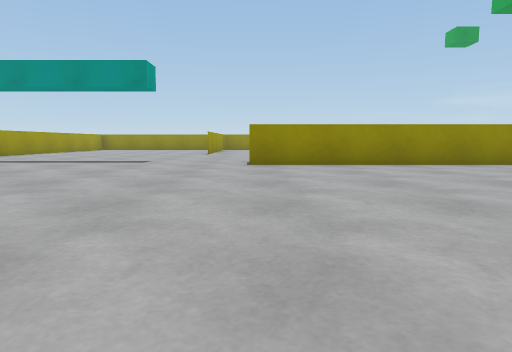
[1] (above)

24 first-person views from a walk through a 3-D level made in the Unity game engine. The camera is 0.59 m above the floor, tilts 6° down and sees 75° across. The floor is counted in squares, 1 m on a side. Each view is taken from the middle of a square. On the plan, view 1 faces up. The plan holds only what a view shows up to about 9 squares ahead; the rest is blank. The place goes on beyond the plan. The player character is not drawn. Surface patterns are stand-ins for the level's own textures.

[2]
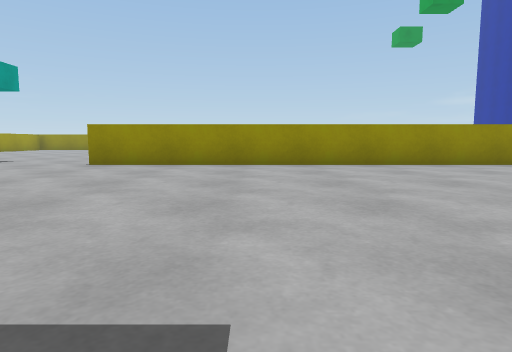

[3]
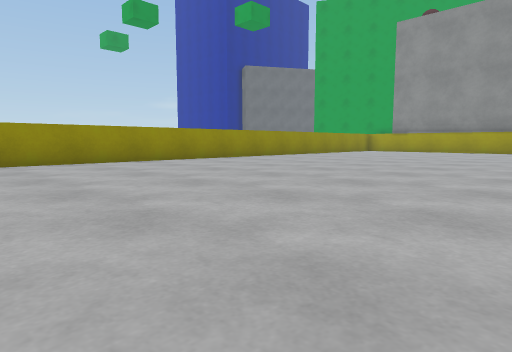

[4]
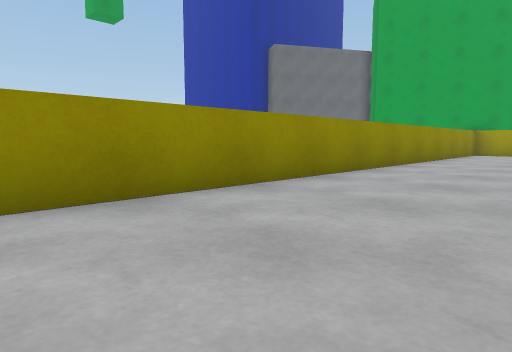

[5]
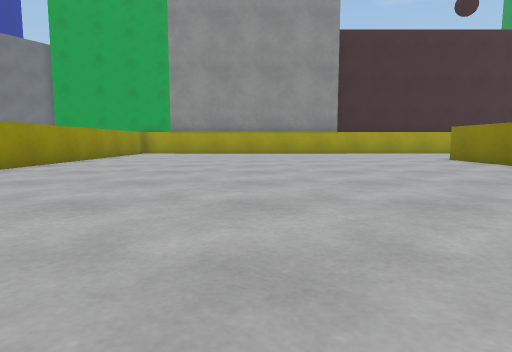

[6]
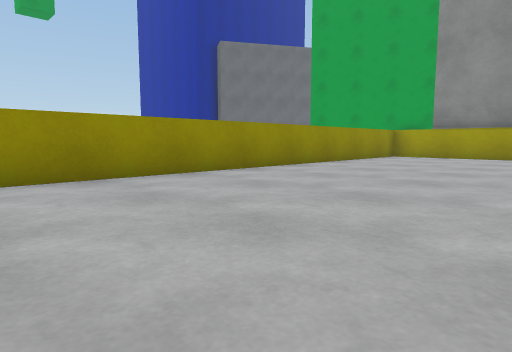

[7]
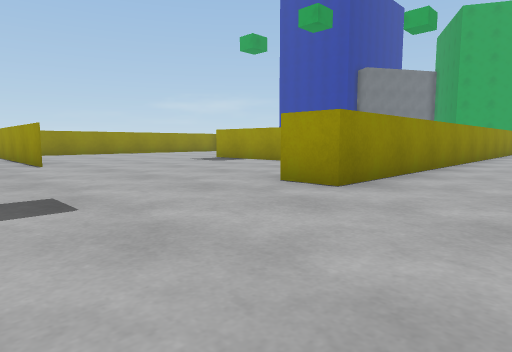

[8]
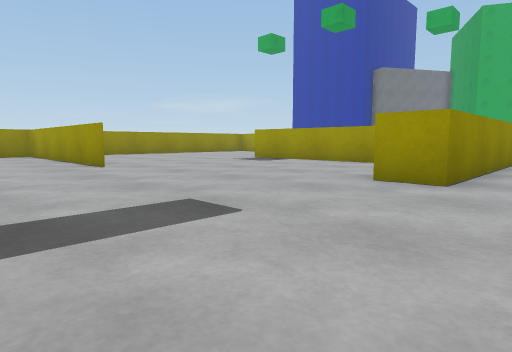

[9]
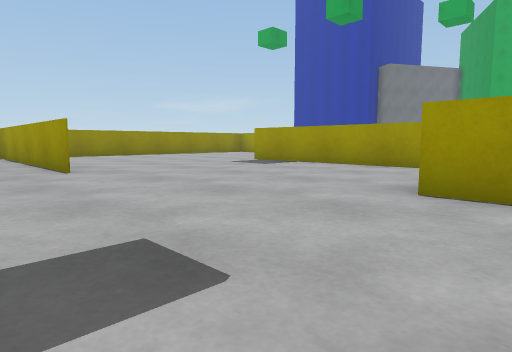

[10]
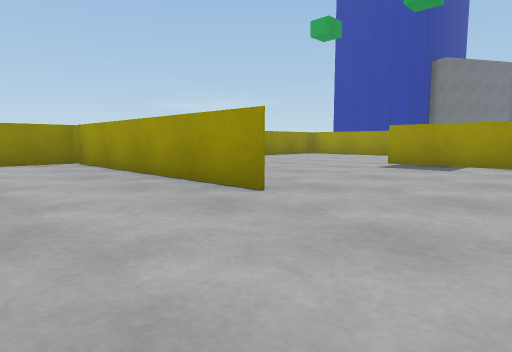

[11]
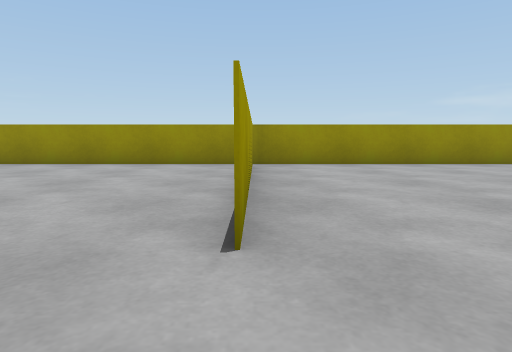

[12]
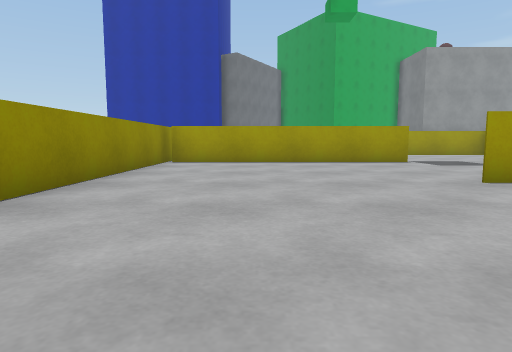

[13]
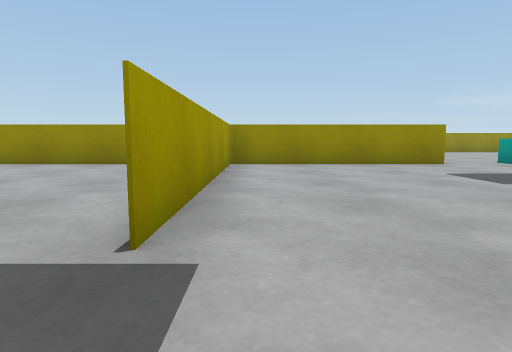

[14]
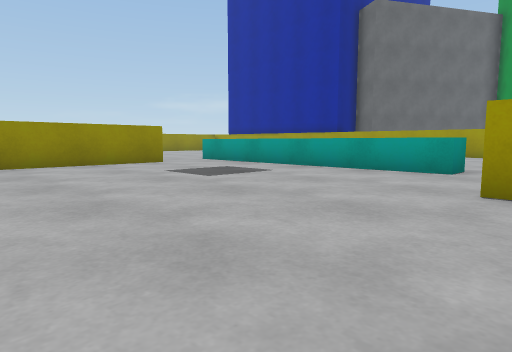

[15]
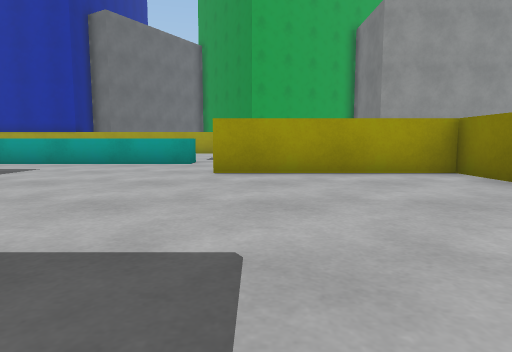

[16]
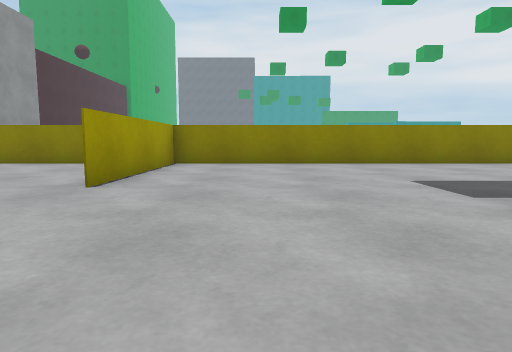

[17]
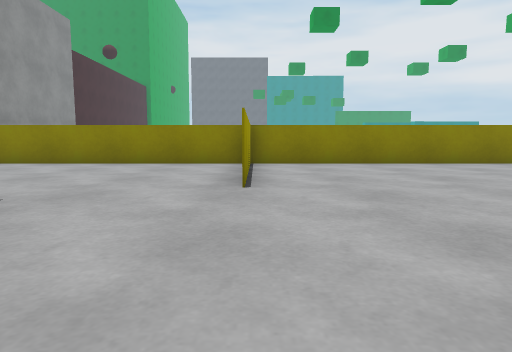

[18]
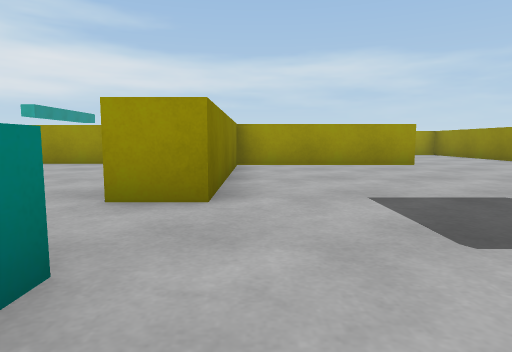

[19]
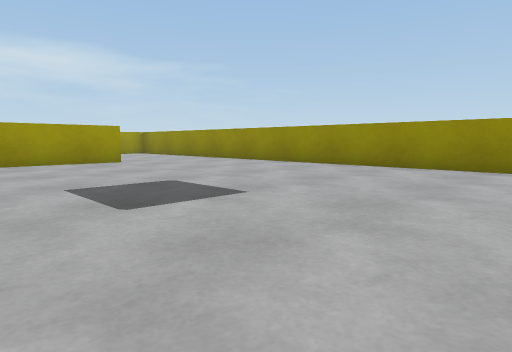

[20]
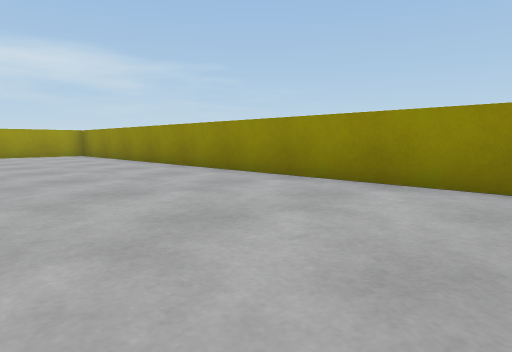

[21]
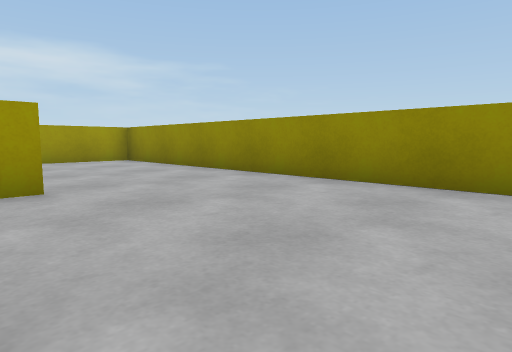

[22]
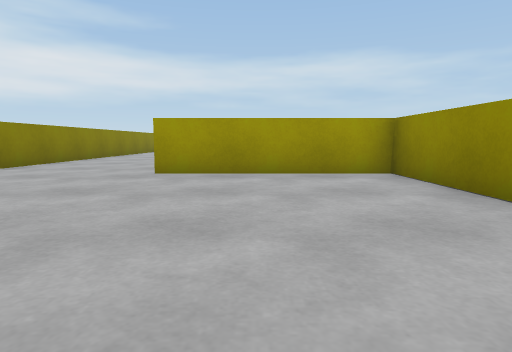

[23]
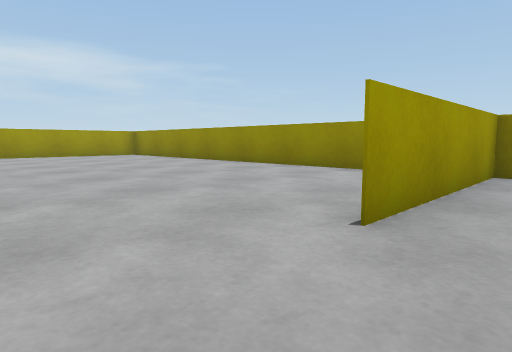

[24]
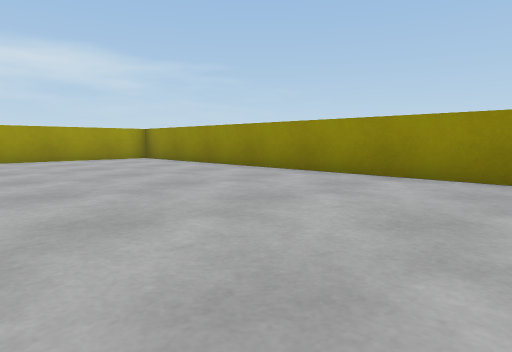

### Floor plan
Points are (right, up) in squares from view 1. A wall is a line through its corners. A room is listed if a view was taken in it or the views show most of it. See-through windows are left out.
Room 1 (views 1, 2, 3, 4, 5, 6, 7, 8, 9, 10, 11, 12)
walls: (3.7, 10.5) (3.7, 15.9); (-2.1, 20.8) (-2.1, 14.8) (-2.1, 21.4); (8.1, 21.5) (-8.6, 21.5); (17.6, 8.3) (-0.2, 8.3) (-0.2, 9.4); (14.9, -3.1) (16.1, -3.1)
ways out: opening at (6, 14) to room 2
Room 2 (views 13, 14, 15, 16, 17, 18, 19, 20, 21, 22, 23, 24)
walls: (8.3, 21.2) (8.3, 14.8); (8.7, 27) (8.7, 22.5) (13.8, 22.5) (13.8, 21.5) (8.1, 21.5); (15.6, 21.6) (15.6, 22.1) (16, 22.1); (-0.1, 22.5) (2, 22.5); (0.8, 30.5) (-6.4, 30.5); (17.1, 30.5) (2.9, 30.5) (2.9, 26.1); (16.5, 14.8) (15.6, 14.8) (15.6, 19.6); (4.3, 9.3) (19.5, 9.3); (13.1, 9.2) (13.1, 13.9); (-9.9, 27) (-9.9, 26.4)
ways out: opening at (6, 14) to room 1

Where each view was taken, in squares from view 1:
view 1: 0 up, 0 right, facing up
view 2: 0 up, 4 right, facing up
view 3: 1 down, 4 right, facing up-right
view 4: 5 up, 7 right, facing up-right
view 5: 3 up, 7 right, facing right
view 6: 3 up, 10 right, facing up-right
view 7: 6 up, 4 left, facing up-right
view 8: 7 up, 5 left, facing up-right
view 9: 8 up, 4 left, facing up-right
view 10: 12 up, 5 left, facing up-right
view 11: 13 up, 2 left, facing up
view 12: 19 up, 1 left, facing right
view 13: 13 up, 9 right, facing up
view 14: 13 up, 9 right, facing up-right
view 15: 13 up, 7 right, facing right
view 16: 18 up, 11 right, facing down
view 17: 18 up, 13 right, facing down
view 18: 23 up, 17 right, facing left
view 19: 23 up, 18 right, facing up-left
view 20: 26 up, 17 right, facing up-left
view 21: 26 up, 13 right, facing up-left
view 22: 28 up, 9 right, facing left
view 23: 24 up, 4 right, facing up-left
view 24: 25 up, 1 right, facing up-left
